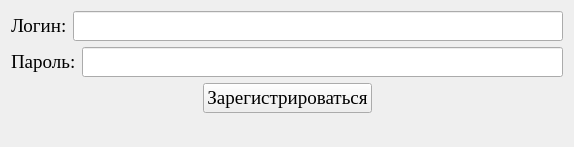
<?xml version="1.0" encoding="UTF-8"?>
<ui version="4.0">
 <class>Form</class>
 <widget class="QWidget" name="Form">
  <property name="geometry">
   <rect>
    <x>0</x>
    <y>0</y>
    <width>574</width>
    <height>147</height>
   </rect>
  </property>
  <property name="font">
   <font>
    <family>Times New Roman</family>
    <pointsize>14</pointsize>
   </font>
  </property>
  <property name="windowTitle">
   <string>Form</string>
  </property>
  <layout class="QVBoxLayout" name="verticalLayout">
   <item>
    <layout class="QHBoxLayout" name="horizontalLayout">
     <item>
      <widget class="QLabel" name="label">
       <property name="text">
        <string>Логин:</string>
       </property>
      </widget>
     </item>
     <item>
      <widget class="QLineEdit" name="input_login"/>
     </item>
    </layout>
   </item>
   <item>
    <layout class="QHBoxLayout" name="horizontalLayout_2">
     <item>
      <widget class="QLabel" name="label_2">
       <property name="text">
        <string>Пароль:</string>
       </property>
      </widget>
     </item>
     <item>
      <widget class="QLineEdit" name="input_password">
       <property name="echoMode">
        <enum>QLineEdit::Normal</enum>
       </property>
      </widget>
     </item>
    </layout>
   </item>
   <item>
    <layout class="QHBoxLayout" name="horizontalLayout_3">
     <item>
      <spacer name="horizontalSpacer">
       <property name="orientation">
        <enum>Qt::Horizontal</enum>
       </property>
       <property name="sizeHint" stdset="0">
        <size>
         <width>40</width>
         <height>20</height>
        </size>
       </property>
      </spacer>
     </item>
     <item>
      <widget class="QPushButton" name="button_sign_up">
       <property name="text">
        <string>Зарегистрироваться</string>
       </property>
      </widget>
     </item>
     <item>
      <spacer name="horizontalSpacer_2">
       <property name="orientation">
        <enum>Qt::Horizontal</enum>
       </property>
       <property name="sizeHint" stdset="0">
        <size>
         <width>40</width>
         <height>20</height>
        </size>
       </property>
      </spacer>
     </item>
    </layout>
   </item>
   <item>
    <widget class="QLabel" name="status">
     <property name="font">
      <font>
       <family>MS Shell Dlg 2</family>
       <pointsize>8</pointsize>
      </font>
     </property>
     <property name="text">
      <string/>
     </property>
    </widget>
   </item>
  </layout>
 </widget>
 <resources/>
 <connections/>
</ui>
